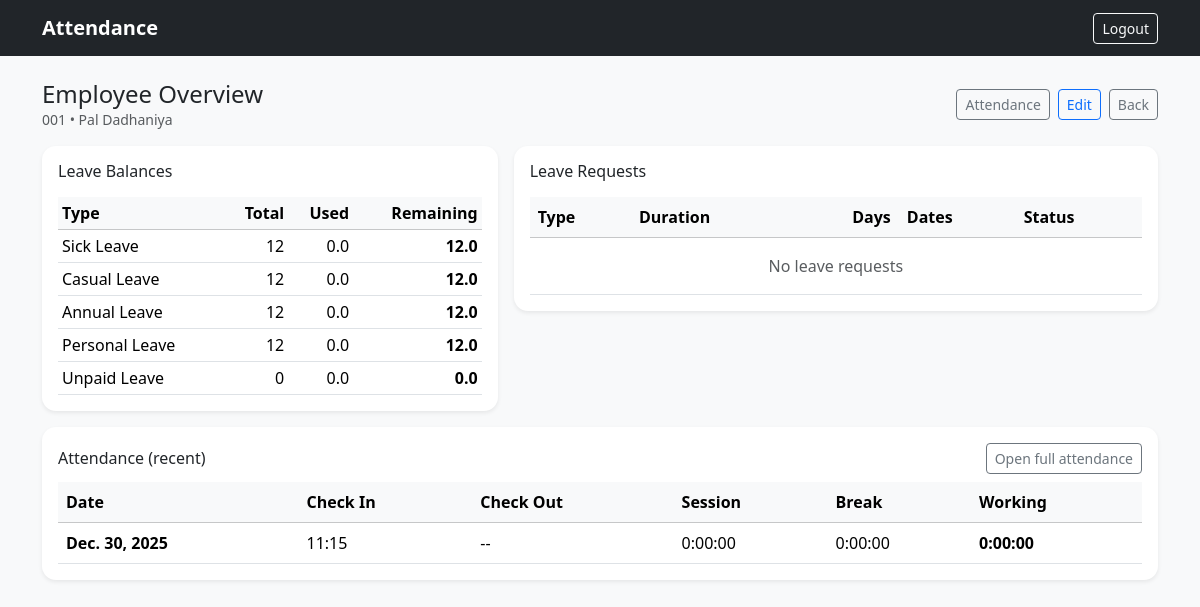
/admin-dashboard/employee/001/overview/ (signed in), run on the app's committed database.
### accounts/models.py (models this page shows, shortened)
class Employee(models.Model):
    user = models.OneToOneField(
        User,
        on_delete=models.CASCADE,
        related_name="employee_profile"
    )
    employee_id = models.CharField(max_length=20, unique=True)
    role = models.CharField(max_length=100)
    department = models.CharField(max_length=100)
    joining_date = models.DateField()
    salary = models.DecimalField(max_digits=10, decimal_places=2)
    is_active = models.BooleanField(default=True)  # ✅ REQUIRED

### attendance/models.py (models this page shows, shortened)
class LeaveBalance(models.Model):
    employee = models.ForeignKey(Employee, on_delete=models.CASCADE)
    leave_type = models.ForeignKey(LeaveType, on_delete=models.CASCADE)
    total = models.PositiveIntegerField()
    used = models.DecimalField(
        max_digits=4,
        decimal_places=1,
        default=Decimal("0.0")
    )
    class Meta:
        unique_together = ("employee", "leave_type")
    @property
    def remaining(self):
        return Decimal(self.total) - self.used

class LeaveType(models.Model):
    code = models.CharField(max_length=10, unique=True)
    name = models.CharField(max_length=50)
    is_paid = models.BooleanField(default=True)

class Attendance(models.Model):
    employee = models.ForeignKey(
        Employee,
        on_delete=models.CASCADE,
        related_name="attendances"
    )
    date = models.DateField()
    check_in = models.DateTimeField()
    check_out = models.DateTimeField(null=True, blank=True)
    class Meta:
        unique_together = ("employee", "date")
        ordering = ["-date"]
    def session_duration(self):
        if self.check_in and self.check_out:
            return self.check_out - self.check_in
        return timedelta(0)
    def session_hours_display(self):
        duration = self.session_duration()
        total_seconds = int(duration.total_seconds())
        h = total_seconds // 3600
        m = (total_seconds % 3600) // 60
        s = total_seconds % 60
        return f"{h}:{m:02d}:{s:02d}"
    def break_total_duration(self):
        total = timedelta(0)
        for br in self.breaks.all():
            if br.break_in and br.break_out:
                total += (br.break_out - br.break_in)
        return total
    def break_time_display(self):
        duration = self.break_total_duration()
        total_seconds = int(duration.total_seconds())
        h = total_seconds // 3600
        m = (total_seconds % 3600) // 60
        s = total_seconds % 60
        return f"{h}:{m:02d}:{s:02d}"
    def working_duration(self):
        working = self.session_duration() - self.break_total_duration()
        return max(working, timedelta(0))
    def working_hours_display(self):
        duration = self.working_duration()
        total_seconds = int(duration.total_seconds())
        h = total_seconds // 3600
        m = (total_seconds % 3600) // 60
        s = total_seconds % 60
        return f"{h}:{m:02d}:{s:02d}"

### attendance/views.py (the view)
@login_required
@user_passes_test(is_admin)
def admin_employee_overview(request, employee_id):
    employee = get_object_or_404(Employee, employee_id=employee_id)
    attendance_history = Attendance.objects.filter(
        employee=employee
    ).prefetch_related("breaks").order_by("-date")
    leave_balances = LeaveBalance.objects.filter(employee=employee)
    leave_requests = LeaveRequest.objects.filter(employee=employee)
    return render(
        request,
        "admin_panel/employee_overview.html",
        {
            "employee": employee,
            "attendance_history": attendance_history,
            "leave_balances": leave_balances,
            "leave_requests": leave_requests,
        },
    )

### attendance/views.py (called while the page is built)
def is_admin(user):
    return user.is_staff

### templates/admin_panel/employee_overview.html (shortened to what this page needs)
{% extends "base.html" %}
{% block content %}
<div class="d-flex flex-wrap justify-content-between align-items-center gap-2 mb-3">
  <div>
    <h1 class="h4 mb-0">Employee Overview</h1>
    <div class="text-muted small">
      {{ employee.employee_id }} • {{ employee.user.first_name }} {{ employee.user.last_name }}
    </div>
  </div>
  <div class="d-flex flex-wrap gap-2">
    <a class="btn btn-outline-secondary btn-sm" href="{% url 'admin_employee_attendance' employee.employee_id %}">Attendance</a>
    <a class="btn btn-outline-primary btn-sm" href="{% url 'admin_employee_details' employee.employee_id %}">Edit</a>
    <a class="btn btn-outline-secondary btn-sm" href="{% url 'admin_dashboard' %}">Back</a>
  </div>
</div>
<div class="row g-3">
  <div class="col-12 col-lg-5">
    <div class="card shadow-sm border-0">
      <div class="card-body">
        <h2 class="h6 mb-3">Leave Balances</h2>
        <div class="table-responsive" style="max-height: 300px; overflow-y: auto;">
          <table class="table table-sm align-middle mb-0">
            <thead class="table-light">
              <tr>
                <th>Type</th>
                <th class="text-end">Total</th>
                <th class="text-end">Used</th>
                <th class="text-end">Remaining</th>
              </tr>
            </thead>
            <tbody>
              {% for lb in leave_balances %}
                <tr>
                  <td>{{ lb.leave_type.name }}</td>
                  <td class="text-end">{{ lb.total }}</td>
                  <td class="text-end">{{ lb.used }}</td>
                  <td class="text-end fw-semibold">{{ lb.remaining }}</td>
                </tr>
              {% empty %}
                <tr><td colspan="4" class="text-muted text-center py-3">No balances</td></tr>
              {% endfor %}
            </tbody>
          </table>
        </div>
      </div>
    </div>
  </div>
  <div class="col-12 col-lg-7">
    <div class="card shadow-sm border-0">
      <div class="card-body">
        <h2 class="h6 mb-3">Leave Requests</h2>
        <div class="table-responsive" style="max-height: 300px; overflow-y: auto;">
          <table class="table table-hover align-middle mb-0">
            <thead class="table-light">
              <tr>
                <th>Type</th>
                <th>Duration</th>
                <th class="text-end">Days</th>
                <th>Dates</th>
                <th>Status</th>
              </tr>
            </thead>
            <tbody>
              {% for leave in leave_requests %}
                <tr>
                  <td>{{ leave.leave_type.name }}</td>
                  <td>{{ leave.duration_type }}</td>
                  <td class="text-end">{{ leave.total_days }}</td>
                  <td>{{ leave.start_date }} → {{ leave.end_date }}</td>
                  <td>
                    {% if leave.status == "APPROVED" %}
                      <span class="badge text-bg-success">Approved</span>
                    {% elif leave.status == "REJECTED" %}
                      <span class="badge text-bg-danger">Rejected</span>
                    {% else %}
                      <span class="badge text-bg-warning">Pending</span>
                    {% endif %}
                  </td>
                </tr>
              {% empty %}
                <tr><td colspan="5" class="text-muted text-center py-3">No leave requests</td></tr>
              {% endfor %}
            </tbody>
          </table>
        </div>
      </div>
    </div>
  </div>
  <div class="col-12">
    <div class="card shadow-sm border-0">
      <div class="card-body">
        <div class="d-flex justify-content-between align-items-center mb-2">
          <h2 class="h6 mb-0">Attendance (recent)</h2>
          <a class="btn btn-outline-secondary btn-sm" href="{% url 'admin_employee_attendance' employee.employee_id %}">Open full attendance</a>
        </div>
        <div class="table-responsive" style="max-height: 300px; overflow-y: auto;">
          <table class="table table-hover align-middle mb-0">
            <thead class="table-light">
              <tr>
                <th>Date</th>
                <th>Check In</th>
                <th>Check Out</th>
                <th>Session</th>
                <th>Break</th>
                <th>Working</th>
              </tr>
            </thead>
            <tbody>
              {% for att in attendance_history %}
                <tr>
                  <td class="fw-semibold">{{ att.date }}</td>
                  <td>{{ att.check_in|time:"H:i"|default:"--" }}</td>
                  <td>{{ att.check_out|time:"H:i"|default:"--" }}</td>
                  <td>{{ att.session_hours_display }}</td>
                  <td>{{ att.break_time_display }}</td>
                  <td class="fw-semibold">{{ att.working_hours_display }}</td>
                </tr>
              {% empty %}
                <tr><td colspan="6" class="text-muted text-center py-3">No attendance records</td></tr>
              {% endfor %}
            </tbody>
          </table>
        </div>
      </div>
    </div>
  </div>
</div>
{% endblock %}

### templates/base.html (style rules this page uses)
:root { --brand: #ff7426; }
.card { border-radius: 14px; }
.table thead th { white-space: nowrap; }

### data on the page
Employee: employee_id "001", user.first_name "Pal", user.last_name "Dadhaniya"
LeaveBalance: leave_type.name "Sick Leave", total "12", used "0.0", remaining "12.0"
LeaveBalance: leave_type.name "Casual Leave", total "12", used "0.0", remaining "12.0"
LeaveBalance: leave_type.name "Annual Leave", total "12", used "0.0", remaining "12.0"
LeaveBalance: leave_type.name "Personal Leave", total "12", used "0.0", remaining "12.0"
LeaveBalance: leave_type.name "Unpaid Leave", total "0", used "0.0", remaining "0.0"
Attendance: date "Dec. 30, 2025", check_in "11:15", check_out "--", session_hours_display "0:00:00", break_time_display "0:00:00", working_hours_display "0:00:00"
